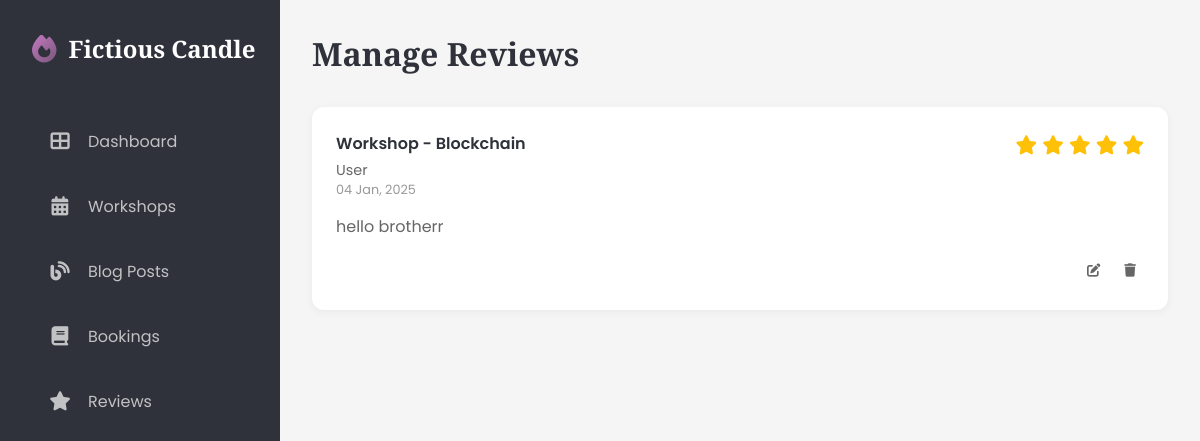
/dashboard/reviews/ (signed in), run on the app's committed database.
### candle/models.py (models this page shows, shortened)
class Config(models.Model):
    site_name = models.CharField(max_length=255)
    site_title = models.CharField(max_length=255)
    site_description = models.TextField()
    facebook_url = models.URLField(blank=True, null=True)
    instagram_url = models.URLField(blank=True, null=True)
    pinterest_url = models.URLField(blank=True, null=True)
    created_at = models.DateTimeField(auto_now_add=True)
    updated_at = models.DateTimeField(auto_now=True)
    class Meta:
        verbose_name = 'Site Configuration'
        verbose_name_plural = 'Site Configuration'
    def as_dict(self):
        return {
            'site_name': self.site_name or '',
            'site_title': self.site_title or '',
            'site_description': self.site_description or '',
            'facebook_url': self.facebook_url or '',
            'instagram_url': self.instagram_url or '',
            "pinterest_url": self.pinterest_url or ""
        }

class Review(models.Model):
    user = models.ForeignKey(
        User, on_delete=models.CASCADE, related_name='reviews', related_query_name='review'
    )
    workshop = models.ForeignKey(
        CandleWorkshop, on_delete=models.CASCADE, related_name='reviews', related_query_name='review'
    )
    rating = models.IntegerField(default=5)
    comment = models.TextField()
    created_at = models.DateTimeField(auto_now_add=True)

class CandleWorkshop(models.Model):
    title = models.CharField(max_length=255)
    description = models.TextField()
    duration = models.FloatField(
        help_text='Duration of the workshop in hours (e.g., 1.5 for 1.5 hours)'
    )
    thumbnail = models.ImageField(
        upload_to='workshop_thumbnails/',
        null=True,
        blank=True,
        help_text='Featured image for the workshop'
    )
    date = models.DateField()
    time = models.TimeField()
    price = models.DecimalField(max_digits=10, decimal_places=2)
    capacity = models.IntegerField()
    class Meta:
        ordering = ("-date",)

### candle/views.py (the view)
# urls.py: path("reviews/",DashboardReviewView.as_view(),name="dashboard_reviews"),
class DashboardReviewView(LoginRequiredMixin, ListView):
    model = Review
    template_name = "candle/dashboard/reviews.html"
    context_object_name = 'reviews'
    paginate_by = 10
    def get_queryset(self):
        user = self.request.user
        if user.is_superuser:
            return Review.objects.all().order_by('-created_at')
        return Review.objects.filter(user=user).order_by('-created_at')
    def get_context_data(self, **kwargs):
        context = super().get_context_data(**kwargs)
        context["active_menu"] = "reviews"
        return context

### candle/context_processors.py (called while the page is built)
def company_info(request):
    config = {
        "latest_blogs":Blogpost.objects.all()[:6],
        "latest_workshops":CandleWorkshop.objects.all()[:6]
    }
    try:
        config.update(Config.objects.first().as_dict())
    except Exception as e:
        pass
    return config

### candle/templates/candle/dashboard/reviews.html (shortened to what this page needs)
{% extends 'candle/dashboard/base.html' %}
{% block content %}
<main class="main-content">
    <div class="page-header">
        <h1 class="page-title">Manage Reviews</h1>
    </div>
    <div class="reviews-grid" id="reviewsGrid">
        {% for review in reviews %}
            <div class="review-card">
                <div class="review-header">
                    <div class="review-info">
                        <div class="review-workshop">{{review.workshop.title}}</div>
                        <div class="review-customer">{{review.user.get_full_name|default:"User"}}</div>
                        <div class="review-date">{{review.created_at|date:"d M, Y"}}</div>
                    </div>
                    <div class="review-rating">
                        {% with avg_rating=review.rating|floatformat:"0" %}
                        <div class="workshop-rating">
                            <div class="stars">
                                {% for i in ""|ljust:avg_rating %}
                                    <i class="fas fa-star"></i>
                                {% endfor %}
                            </div>
                        </div>
                        {% endwith %}
                    </div>
                </div>
                <div class="review-content">{{review.comment}}</div>
                <div class="review-actions">
                    <button class="action-btn" onclick="openRatingModal({{review.workshop.id}})">
                        <i class="fas fa-edit"></i>
                    </button>
                    <form method="post" action="{% url 'candle:delete_reviews' review.id %}" class="delete-form">
                        <button type="submit" class="action-btn">
                            <i class="fas fa-trash"></i>
                        </button>
                    </form>
                </div>
            </div>
        {% empty %}
            <div class="empty-state">
                <i class="fas fa-star"></i>
                <p>No Reviews Yet</p>
                <span>Your reviews will appear here once customers leave feedback</span>
            </div>
        {% endfor %}
    </div>
</main>
{% endblock content %}

### candle/templates/candle/dashboard/fragments/sidebar.html (shortened to what this page needs)
<aside class="sidebar">
    <div class="logo">
        <i class="fas fa-fire"></i>
        <span>{{site_name}}</span>
    </div>
    <ul class="nav-menu">
        <li class="nav-item">
            <a href="{% url 'candle:dashboard' %}" class="nav-link {% if active_menu == 'dashboard'%} active {% endif %}">
                <i class="fas fa-th-large"></i>
                <span>Dashboard</span>
            </a>
        </li>
        {% if user.is_superuser %}
        <li class="nav-item">
            <a href="{% url 'candle:dashboard_workshops' %}" class="nav-link">
                <i class="fas fa-calendar-alt"></i>
                <span>Workshops</span>
            </a>
        </li>
        <li class="nav-item">
            <a href="{% url 'candle:dashboard_blogs' %}" class="nav-link {% if active_menu == 'blogs'%} active {% endif %}">
                <i class="fas fa-blog"></i>
                <span>{% if not user.is_superuser %}My {% endif %}Blog Posts</span>
            </a>
        </li>
        {% endif %}
        <li class="nav-item">
            <a href="{% url 'candle:dashboard_bookings' %}" class="nav-link {% if active_menu == 'bookings'%} active {% endif %}">
                <i class="fas fa-book"></i>
                <span>{% if not user.is_superuser %}My {% endif %}Bookings</span>
            </a>
        </li>
        <li class="nav-item">
            <a href="{% url 'candle:dashboard_reviews' %}" class="nav-link">
                <i class="fas fa-star"></i>
                <span>{% if not user.is_superuser %}My {% endif %}Reviews</span>
            </a>
        </li>
    </ul>
</aside>

### candle/static/candle/dashboard/main.css (style rules this page uses)
:root { --color-dark: #2F323A; --color-purple: #77567A; --color-magenta: #C47AC0; --color-pink: #E39EC1; --color-light: #DEBAC0; --gradient-primary: linear-gradient(135deg, var(--color-magenta), var(--color-purple)); --gradient-hover: linear-gradient(135deg, var(--color-purple), var(--color-magenta)); }
* { margin: 0; padding: 0; box-sizing: border-box; }
body { font-family: 'Poppins', sans-serif; background-color: #f5f5f5; display: flex; min-height: 100vh; overflow-x: hidden; }
.sidebar { width: 280px; background: var(--color-dark); min-height: 100vh; padding: 2rem; position: fixed; left: 0; top: 0; transition: all 0.3s ease; z-index: 1000; }
.logo { color: white; font-size: 1.5rem; font-weight: bold; font-family: 'Playfair Display', serif; display: flex; align-items: center; gap: 0.75rem; margin-bottom: 3rem; white-space: nowrap; padding-right: 1rem; }
.logo i { background: var(--gradient-primary); -webkit-background-clip: text; -webkit-text-fill-color: transparent; font-size: 1.75rem; flex-shrink: 0; }
.nav-menu { list-style: none; }
.nav-item { margin-bottom: 0.5rem; position: relative; }
.nav-link { color: rgba(255, 255, 255, 0.7); text-decoration: none; display: flex; align-items: center; padding: 1rem; border-radius: 8px; transition: all 0.3s ease; white-space: nowrap; }
.nav-link i { margin-right: 1rem; font-size: 1.2rem; min-width: 24px; text-align: center; }
.main-content { flex: 1; margin-left: 280px; padding: 2rem; transition: all 0.3s ease; width: calc(100% - 280px); }
.page-header { display: flex; justify-content: space-between; align-items: center; margin-bottom: 2rem; flex-wrap: wrap; gap: 1rem; }
.page-title { font-family: 'Playfair Display', serif; color: var(--color-dark); font-size: clamp(1.5rem, 4vw, 2rem); }
.action-btn { padding: 0.5rem; border: none; background: none; color: #666; cursor: pointer; transition: all 0.3s ease; }
.delete-form { display: inline; }

### candle/templates/candle/dashboard/reviews.html (style rules this page uses)
.reviews-grid { display: grid; grid-template-columns: repeat(auto-fit, minmax(300px, 1fr)); gap: 1.5rem; margin-bottom: 2rem; }
.review-card { background: white; padding: 1.5rem; border-radius: 12px; box-shadow: 0 2px 10px rgba(0, 0, 0, 0.05); }
.review-header { display: flex; justify-content: space-between; align-items: flex-start; margin-bottom: 1rem; }
.review-info { flex: 1; }
.review-workshop { font-weight: 600; color: var(--color-dark); margin-bottom: 0.25rem; }
.review-customer { color: #666; font-size: 0.9rem; }
.review-date { color: #999; font-size: 0.8rem; }
.review-rating { color: #ffc107; font-size: 1.2rem; }
.review-content { color: #666; margin-bottom: 1rem; line-height: 1.5; }
.review-actions { display: flex; justify-content: flex-end; gap: 0.5rem; }
.action-btn { padding: 0.5rem; border: none; background: none; color: #666; cursor: pointer; transition: all 0.3s ease; }

### data on the page
Config: site_name "Fictious Candle"
Review: workshop "Workshop - Blockchain", user.get_full_name "User", created_at "04 Jan, 2025", rating 5 (drawn), comment "hello brotherr"
